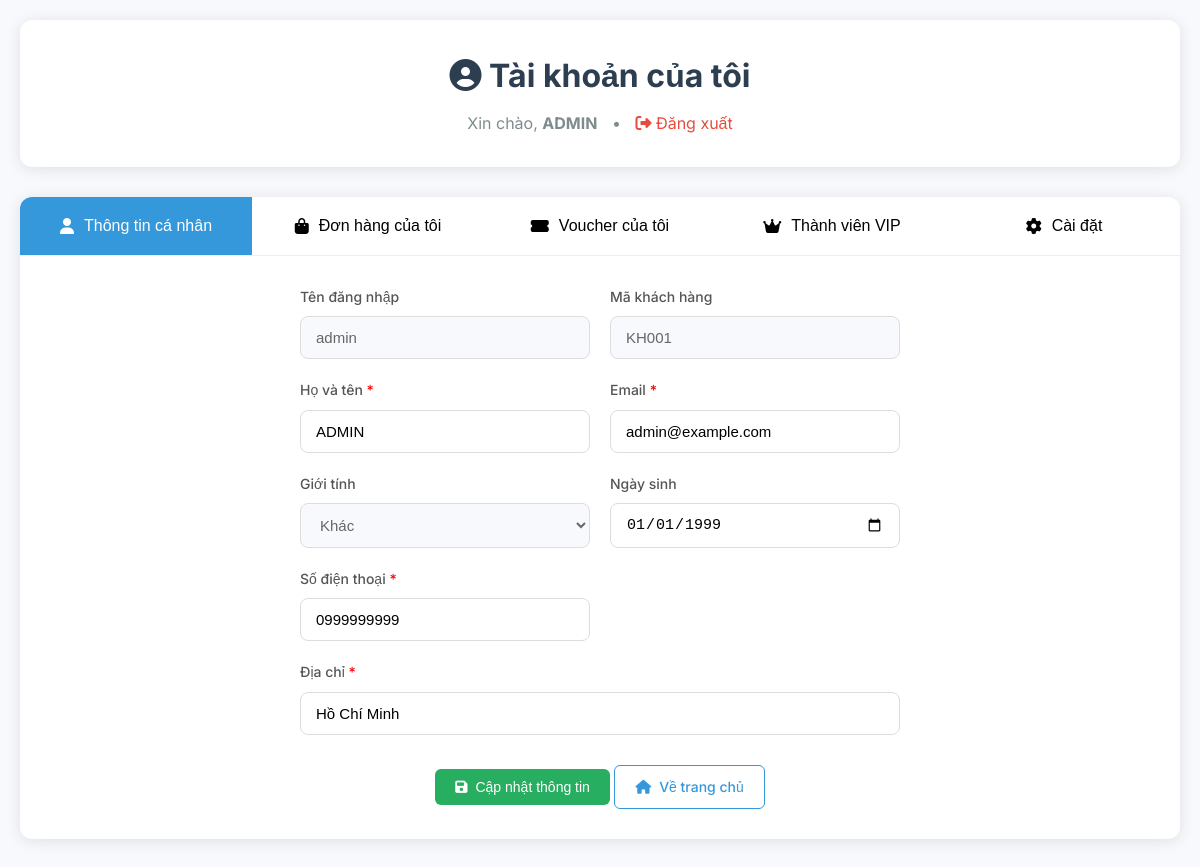
The app's page /view/profile.php (signed in), older data.
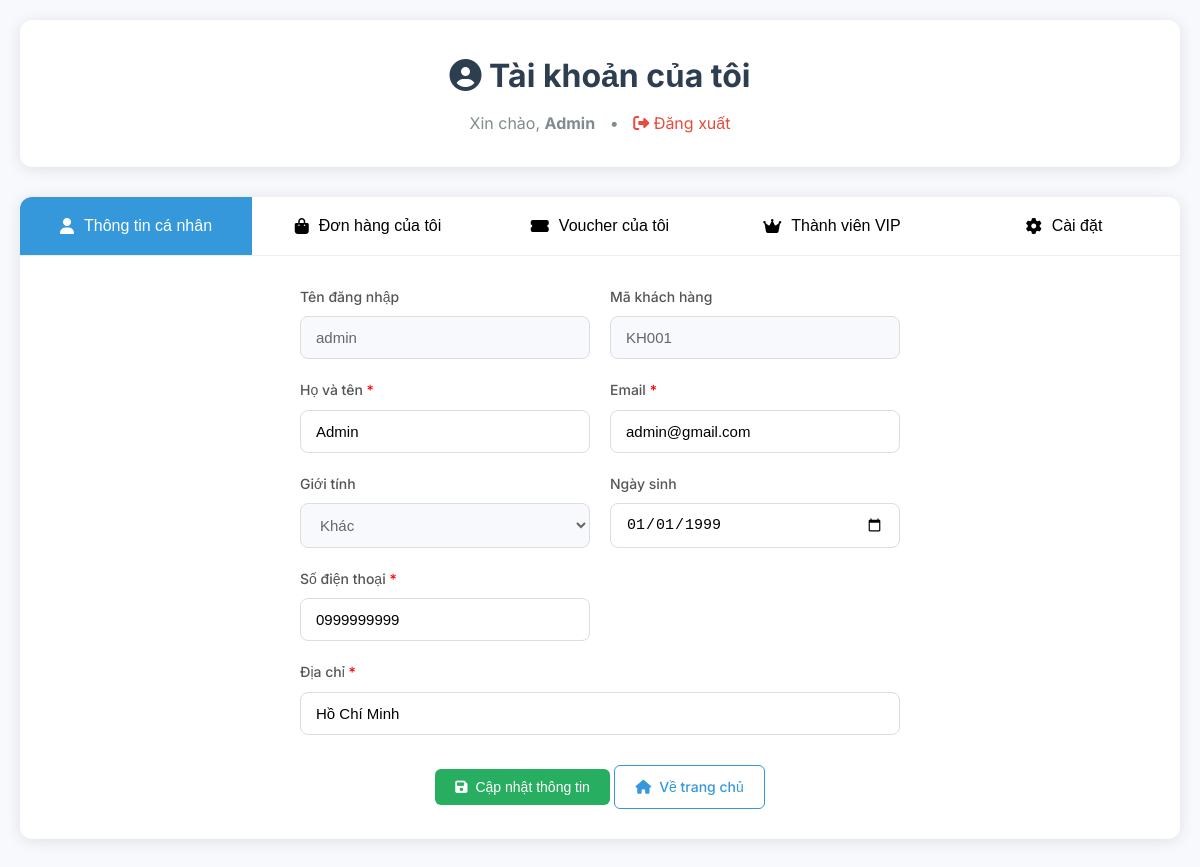
The same page, newer data.
### tables this page shows
CREATE TABLE `taikhoan` (
  `ID` int(11) NOT NULL,
  `MATK` varchar(10) NOT NULL,
  `TENDANGNHAP` varchar(50) DEFAULT NULL,
  `MATKHAU` varchar(255) DEFAULT NULL,
  `MAKH` varchar(10) NOT NULL,
  `VAITRO` varchar(20) DEFAULT 'user'
);

CREATE TABLE `khachhang` (
  `ID` int(11) NOT NULL,
  `MAKH` varchar(10) NOT NULL,
  `TENKH` varchar(100) DEFAULT NULL,
  `GIOITINH` varchar(10) DEFAULT NULL,
  `NGAYSINH` date DEFAULT NULL,
  `DIACHI` varchar(500) DEFAULT NULL,
  `SDT` varchar(15) DEFAULT NULL,
  `EMAIL` varchar(100) DEFAULT NULL
);

### view/profile.php (the view, shortened to what the changed rows need)
<?php
$db = new Database();
$conn = $db->getConnection();
$username = $_SESSION['username'];
$stmt = $conn->prepare("SELECT t.TENDANGNHAP, t.MAKH, k.TENKH, k.EMAIL, k.GIOITINH, k.NGAYSINH, k.DIACHI, k.SDT
    FROM taikhoan t
    JOIN khachhang k ON t.MAKH = k.MAKH
    WHERE t.TENDANGNHAP = ?");
$stmt->execute([$username]);
$userInfo = $stmt->fetch(PDO::FETCH_ASSOC);
$currentTab = $_GET['tab'] ?? 'profile';
?>
<!DOCTYPE html>
<html lang="vi">
<head>
    <link rel="stylesheet" href="https://cdnjs.cloudflare.com/ajax/libs/font-awesome/6.5.0/css/all.min.css">
    <link href="https://cdn.jsdelivr.net/npm/bootstrap-icons@1.11.1/font/bootstrap-icons.css" rel="stylesheet">
</head>
<body>
    <div class="container">
        <div class="profile-header">
            <h1><i class="fas fa-user-circle"></i> Tài khoản của tôi</h1>
            <div class="user-info">
                Xin chào, <strong><?php echo htmlspecialchars($userInfo['TENKH']); ?></strong>
                <span style="margin: 0 10px;">•</span>
                <a href="/web_3/view/logout.php" style="color: #e74c3c; text-decoration: none;">
                    <i class="fas fa-sign-out-alt"></i> Đăng xuất
                </a>
            </div>
        </div>
        <div class="tabs">
                        <div class="tab-content">
                <div class="tab-pane <?php echo $currentTab === 'profile' ? 'active' : ''; ?>" id="profile-tab">
                    <form method="POST" class="profile-form">
                        <div class="form-row">
                            <div class="form-group">
                                <label class="form-label">Tên đăng nhập</label>
                                <input type="text" class="form-control" value="<?php echo htmlspecialchars($userInfo['TENDANGNHAP']); ?>" readonly>
                            </div>
                            <div class="form-group">
                                <label class="form-label">Mã khách hàng</label>
                                <input type="text" class="form-control" value="<?php echo htmlspecialchars($userInfo['MAKH']); ?>" readonly>
                            </div>
                        </div>
                        <div class="form-row">
                            <div class="form-group">
                                <label class="form-label">Họ và tên <span style="color: red;">*</span></label>
                                <input type="text" name="TENKH" class="form-control" value="<?php echo htmlspecialchars($userInfo['TENKH']); ?>" required>
                            </div>
                            <div class="form-group">
                                <label class="form-label">Email <span style="color: red;">*</span></label>
                                <input type="email" name="EMAIL" class="form-control" value="<?php echo htmlspecialchars($userInfo['EMAIL']); ?>" required>
                            </div>
                        </div>
                        <div class="form-row">
                            <div class="form-group">
                                <label class="form-label">Ngày sinh</label>
                                <input type="date" name="NGAYSINH" class="form-control" value="<?php echo htmlspecialchars($userInfo['NGAYSINH']); ?>">
                            </div>
                        </div>
                        <div class="form-row">
                            <div class="form-group">
                                <label class="form-label">Số điện thoại <span style="color: red;">*</span></label>
                                <input type="tel" name="SDT" class="form-control" value="<?php echo htmlspecialchars($userInfo['SDT']); ?>" required>
                            </div>
                            <div class="form-group full-width">
                                <label class="form-label">Địa chỉ <span style="color: red;">*</span></label>
                                <input type="text" name="DIACHI" class="form-control" value="<?php echo htmlspecialchars($userInfo['DIACHI']); ?>" required>
                            </div>
                        </div>
                    </form>
                </div>
            </div>
        </div>
    </div>
</body>
</html>

Row changes from the older to the newer data that the page shows:
changed taikhoan "admin": khachhang.TENKH "ADMIN" → "Admin"; TENKH "ADMIN" → "Admin"; EMAIL "admin@example.com" → "admin@gmail.com"
